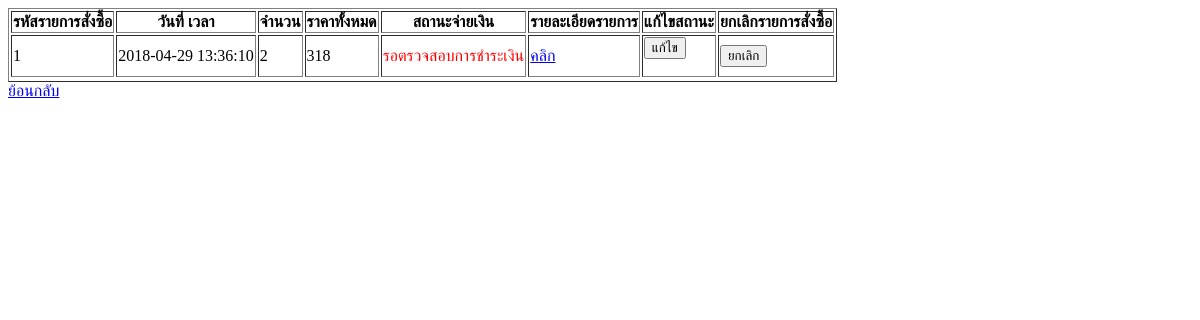
The app's page /order_list/order_head_list.php (signed in), older data.
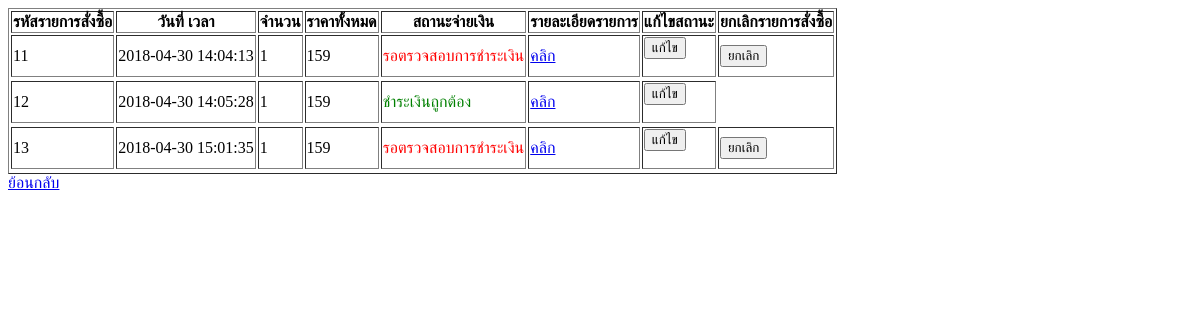
The same page, newer data.
### tables this page shows
CREATE TABLE `order_head` (
  `Order_ID` int(10) NOT NULL,
  `User_ID` int(11) NOT NULL,
  `Order_dttm` datetime NOT NULL,
  `Order_fname` varchar(30) NOT NULL,
  `Order_lname` varchar(30) NOT NULL,
  `Order_addr` varchar(500) NOT NULL,
  `Order_email` varchar(100) NOT NULL,
  `Order_phone` varchar(20) NOT NULL,
  `Order_qty` int(11) NOT NULL,
  `Order_total` float NOT NULL,
  `Order_status` int(11) NOT NULL,
  `Shipping_type` varchar(20) NOT NULL
);

### order_list/order_head_list.php (the view, shortened to what this page needs)
<?php include "../connect.php" ?>
<html>
<head>
</head>
<body>
<table border="1">
<tr>
    <th>รหัสรายการสั่งซื้อ</th>
    <th>วันที่ เวลา</th>
    <th>จำนวน</th>
    <th>ราคาทั้งหมด</th>
    <th>สถานะจ่ายเงิน</th>
    <th>รายละเอียดรายการ</th>
    <?php
        if($_SESSION["Username"]=='admin') {
    ?>
    <th>แก้ไขสถานะ</td>
    <?php } ?>
    <th>ยกเลิกรายการสั่งซื้อ</th>
</tr>
<?php
  $User_ID = $_SESSION["User_ID"];
  if($_SESSION["Username"]=='admin'){
      $stmt = $pdo->prepare("SELECT * FROM order_head order by Order_ID ");
  }
  else{
    $stmt = $pdo->prepare("SELECT * from order_head where User_ID=$User_ID ORDER BY Order_ID");
  }
  $stmt->execute();
  while ($row = $stmt->fetch()) {
?>
<tr>
    <td><?=$row["Order_ID"]?></td>
    <td><?=$row["Order_dttm"]?></td>
    <td><?=$row["Order_qty"]?></td>
    <td><?=$row["Order_total"]?></td>
    <td><?php
                        $status=$row["Order_status"];
                        if($status==1){
                            echo "<font color='red'> รอตรวจสอบการชำระเงิน </font>";
                        }
                        elseif ($status==2) {
                        echo "<font color='green'> ชำระเงินถูกต้อง </font>";
                        }
        ?>
    </td>
    <td><a href="order_detail_list.php?Order_ID=<?=$row["Order_ID"]?>">คลิก</a></td>
    <?php
         if($_SESSION["Username"]=='admin') {
    ?>
    <td>
      <form action="edit_status_order.php" method="post">
        <input type="submit" value="แก้ไข" class='btn btn-info btn-xs' />
      </form>
    </td>
    <?php } ?>
    <?php
         if($row["Order_status"]==1) {
    ?>
    <td>
      <input type="submit" value="ยกเลิก" class='btn btn-info btn-xs' onclick='confirmDelete(<?=$row["Order_ID"]?>);' />
    </td>
    <?php } ?>
<tr>
<?php }
?>
</table>
<a href="../index.php">ย้อนกลับ</a>
</body>
</html>

Row changes from the older to the newer data that the page shows:
removed order_head: Order_ID "1", Order_dttm "2018-04-29 13:36:10", Order_qty "2", Order_total "318", Order_status "รอตรวจสอบการชำระเงิน"
added order_head: Order_ID "11", Order_dttm "2018-04-30 14:04:13", Order_qty "1", Order_total "159", Order_status "รอตรวจสอบการชำระเงิน"
added order_head: Order_ID "12", Order_dttm "2018-04-30 14:05:28", Order_qty "1", Order_total "159", Order_status "ชำระเงินถูกต้อง"
added order_head: Order_ID "13", Order_dttm "2018-04-30 15:01:35", Order_qty "1", Order_total "159", Order_status "รอตรวจสอบการชำระเงิน"
